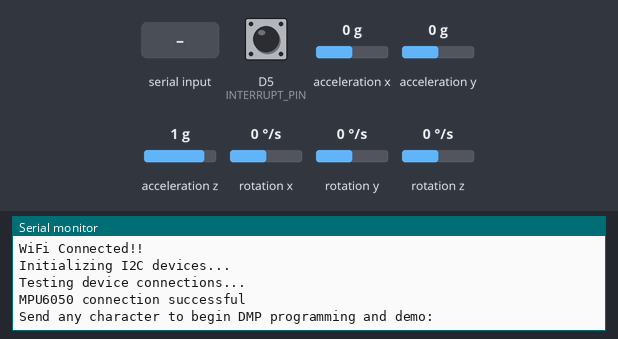
Simulated run of this sketch. Board: ESP8266 (NodeMCU). Parts: the last lines printed to the serial monitor. The test bench sets the inputs (shaded band); at power-on: acceleration z 1 g, acceleration x 0 g, acceleration y 0 g, rotation z 0 °/s, D5 (INTERRUPT_PIN) LOW, rotation x 0 °/s, rotation y 0 °/s. WiFi joins after 1.5 s; servers stay silent unless stated; uploads are accepted with an empty reply; the sensor or clock chip raises its interrupt line as the real part does.

Above: at 2.3 s.
2.4 s: "1" received over Serial
At 2.8 s:
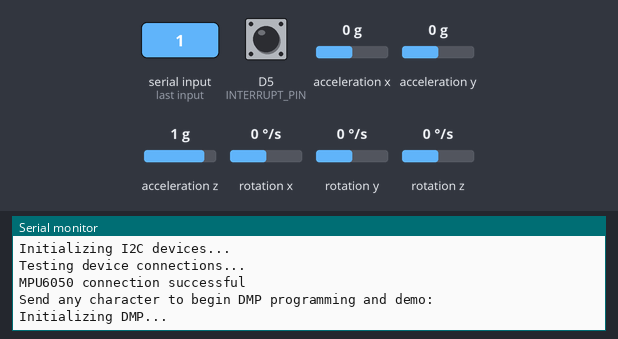
4.4 s: acceleration z set to -1.4 g
At 4.54 s:
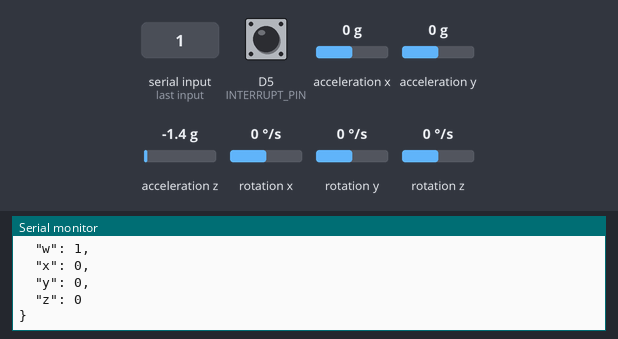
6.4 s: acceleration x set to -1.4 g
At 6.7 s:
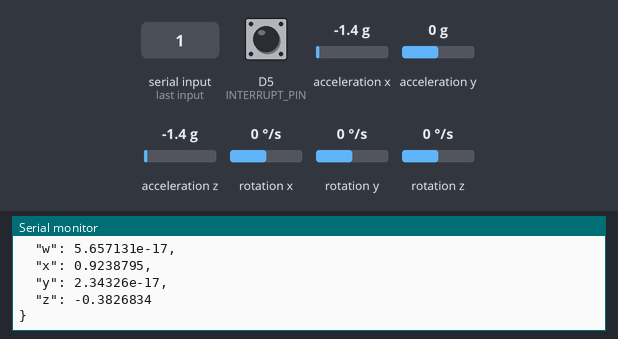
8.3 s: acceleration y set to -1.4 g
At 8.61 s:
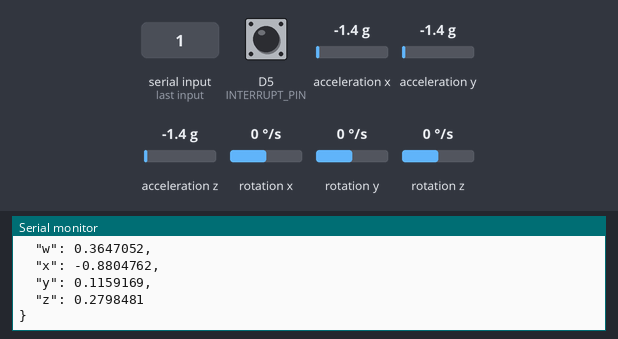
9.8 s: rotation z set to -192 °/s
At 9.97 s:
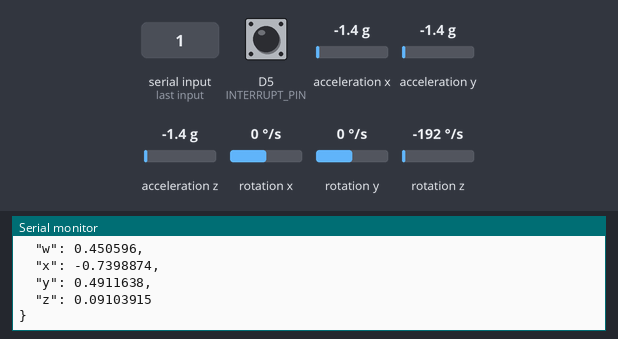
Timing chart, 0 to 12.3 s (numbered marks = the images above; inputs shaded):
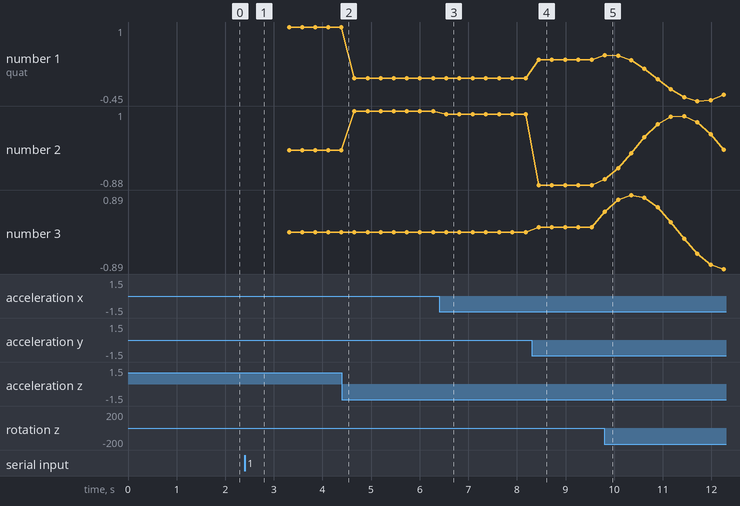

The sketch:

MPU6050_demo3.ino
```cpp
#include <ESP8266HTTPClient.h>
#include <ESP8266WiFi.h>
#include <I2Cdev.h>
// I2Cdev and MPU6050 must be installed as libraries, or else the .cpp/.h files
// for both classes must be in the include path of your project
#include <ArduinoJson.h>  // biblioteca JSON para sistemas embarcados
#include "MPU6050_6Axis_MotionApps20.h"
//#include "MPU6050.h" // not necessary if using MotionApps include file

// Arduino Wire library is required if I2Cdev I2CDEV_ARDUINO_WIRE implementation
// is used in I2Cdev.h
#if I2CDEV_IMPLEMENTATION == I2CDEV_ARDUINO_WIRE
    #include "Wire.h"
#endif

MPU6050 mpu;


// uncomment "OUTPUT_READABLE_QUATERNION" if you want to see the actual
// quaternion components in a [w, x, y, z] format (not best for parsing
// on a remote host such as Processing or something though)
#define OUTPUT_READABLE_QUATERNION

#define INTERRUPT_PIN D5  // use pin 2 on Arduino Uno & most boards
bool blinkState = false;

// MPU control/status vars
bool dmpReady = false;  // set true if DMP init was successful
uint8_t mpuIntStatus;   // holds actual interrupt status byte from MPU
uint8_t devStatus;      // return status after each device operation (0 = success, !0 = error)
uint16_t packetSize;    // expected DMP packet size (default is 42 bytes)
uint16_t fifoCount;     // count of all bytes currently in FIFO
uint8_t fifoBuffer[64]; // FIFO storage buffer

// orientation/motion vars
Quaternion q;           // [w, x, y, z]         quaternion container

const char* rpiHost = "120.105.129.111";   // server
//define WIFI SSID & PASSWORDS
const char* ssid = "TOTOLINK N500RD";
const char* passwords = "";
char JSONmessageBuffer[300];
volatile bool mpuInterrupt = false;     // indicates whether MPU interrupt pin has gone high
void dmpDataReady() {
    mpuInterrupt = true;
}
WiFiClient client;
//HTTPClient http;    //Declare object of class HTTPClient
//http.begin("http://anteph.pythonanywhere.com/postjson");      //Specify request destination
//http.addHeader("Content-Type", "application/json");  //Specify content-type header

StaticJsonBuffer<300> jsonBuffer;
JsonObject& Quaternion = jsonBuffer.createObject();


void setup() {
    // initialize serial communication
    // (115200 chosen because it is required for Teapot Demo output, but it's
    // really up to you depending on your project)
    Serial.begin(115200);
    while (!Serial); // wait for Leonardo enumeration, others continue immediately

    // Connect to wifi
    WiFi.begin("TOTOLINK N500RD","79461382");
    Serial.println("");
    while(WiFi.status() != WL_CONNECTED){
      delay(100);
      Serial.print(".");
      }
      Serial.println("");
      Serial.println("WiFi Connected!!");
    // join I2C bus (I2Cdev library doesn't do this automatically)
    #if I2CDEV_IMPLEMENTATION == I2CDEV_ARDUINO_WIRE
        Wire.begin(D2,D1);
        Wire.setClock(400000); // 400kHz I2C clock. Comment this line if having compilation difficulties
    #elif I2CDEV_IMPLEMENTATION == I2CDEV_BUILTIN_FASTWIRE
        Fastwire::setup(400, true);
    #endif

    // NOTE: 8MHz or slower host processors, like the Teensy @ 3.3v or Ardunio
    // Pro Mini running at 3.3v, cannot handle this baud rate reliably due to
    // the baud timing being too misaligned with processor ticks. You must use
    // 38400 or slower in these cases, or use some kind of external separate
    // crystal solution for the UART timer.

    // initialize device
    Serial.println(F("Initializing I2C devices..."));
    mpu.initialize();
    pinMode(INTERRUPT_PIN, INPUT);

    // verify connection
    Serial.println(F("Testing device connections..."));
    Serial.println(mpu.testConnection() ? F("MPU6050 connection successful") : F("MPU6050 connection failed"));

    // wait for ready
    Serial.println(F("\nSend any character to begin DMP programming and demo: "));
    while (Serial.available() && Serial.read()); // empty buffer
    while (!Serial.available());                 // wait for data
    while (Serial.available() && Serial.read()); // empty buffer again

    // load and configure the DMP
    Serial.println(F("Initializing DMP..."));
    devStatus = mpu.dmpInitialize();

    // supply your own gyro offsets here, scaled for min sensitivity
    mpu.setXGyroOffset(220);
    mpu.setYGyroOffset(76);
    mpu.setZGyroOffset(-85);
    mpu.setZAccelOffset(1788); // 1688 factory default for my test chip

    // make sure it worked (returns 0 if so)
    if (devStatus == 0) {
        // turn on the DMP, now that it's ready
        Serial.println(F("Enabling DMP..."));
        mpu.setDMPEnabled(true);

        // enable Arduino interrupt detection
        Serial.println(F("Enabling interrupt detection (Arduino external interrupt 0)..."));
        attachInterrupt(digitalPinToInterrupt(INTERRUPT_PIN), dmpDataReady, RISING);
        mpuIntStatus = mpu.getIntStatus();

        // set our DMP Ready flag so the main loop() function knows it's okay to use it
        Serial.println(F("DMP ready! Waiting for first interrupt..."));
        dmpReady = true;

        // get expected DMP packet size for later comparison
        packetSize = mpu.dmpGetFIFOPacketSize();
    }
    else {
        // ERROR!
        // 1 = initial memory load failed
        // 2 = DMP configuration updates failed
        // (if it's going to break, usually the code will be 1)
        Serial.print(F("DMP Initialization failed (code "));
        Serial.print(devStatus);
        Serial.println(F(")"));
    }
}

void loop() {
    // if programming failed, don't try to do anything
    if (!dmpReady) return;

    // wait for MPU interrupt or extra packet(s) available
    while (!mpuInterrupt && fifoCount < packetSize) {
        // other program behavior stuff here
        // .
        // .
        // .
        // if you are really paranoid you can frequently test in between other
        // stuff to see if mpuInterrupt is true, and if so, "break;" from the
        // while() loop to immediately process the MPU data
        // .
        // .
        // .
    }

    // reset interrupt flag and get INT_STATUS byte
    mpuInterrupt = false;
    mpuIntStatus = mpu.getIntStatus();

    // get current FIFO count
    fifoCount = mpu.getFIFOCount();

    // check for overflow (this should never happen unless our code is too inefficient)
    if ((mpuIntStatus & 0x10) || fifoCount == 1024) {
        // reset so we can continue cleanly
        Serial.print("FIFO Overflow!!!!\t");
        mpu.resetFIFO();


    // otherwise, check for DMP data ready interrupt (this should happen frequently)
    } else if (mpuIntStatus & 0x02) {
        // wait for correct available data length, should be a VERY short wait
        while (fifoCount < packetSize) fifoCount = mpu.getFIFOCount();

        // read a packet from FIFO
        mpu.getFIFOBytes(fifoBuffer, packetSize);

        // track FIFO count here in case there is > 1 packet available
        // (this lets us immediately read more without waiting for an interrupt)
        fifoCount -= packetSize;

        #ifdef OUTPUT_READABLE_QUATERNION
            // display quaternion values in easy matrix form: w x y z
            mpu.dmpGetQuaternion(&q, fifoBuffer);
            Serial.print("quat\t");
            Serial.print(q.w);
            Serial.print("\t");
            Serial.print(q.x);
            Serial.print("\t");
            Serial.print(q.y);
            Serial.print("\t");
            Serial.println(q.z);
            Quaternion["w"]=q.w;
            Quaternion["x"]=q.x;
            Quaternion["y"]=q.y;
            Quaternion["z"]=q.z;
            Quaternion.prettyPrintTo(JSONmessageBuffer, sizeof(JSONmessageBuffer));
            Serial.println(JSONmessageBuffer);      // JSONmessageBuffer --> {"w":0,"x":0,"y":0,"z":0}

        #endif
        makePOST();

    }
}


void makePOST()
{
  if(!client.connect(rpiHost,80))     //Here connect to the server
  {
    Serial.println("Could not connect to server!\n");
  }
  else
  {
    Serial.println("Connected to server");
    // Make HTTP POST request
    client.println("POST /temp HTTP/1.1");
    client.println("Host: 192.168.1.25");
    client.println("User-Agent: Arduino/1.0");
    client.println("Content-Type: application/json; charset=utf-8;");
    client.print("Content-Length: ");
    client.println(Quaternion.measureLength());
    client.println();
    client.println(Quaternion);
  }
  if(client.connected()){
    client.stop();
  }
}
```

Measured:
- after the input at 2.4 s, the serial monitor: prints a new line at once (image 1)
- after the input at 6.4 s, the serial monitor: prints a new line after 0.14 s (image 3)
- after the input at 8.3 s, the serial monitor: prints a new line after 0.15 s (image 4)
- after the input at 9.8 s, the serial monitor: prints a new line at once (image 5)
- plotted number 1: 0 → 0.36 after the input at 8.3 s, 0.36 → -0.33 after the input at 9.8 s
- plotted number 2: 1 → 0.92 after the input at 6.4 s, 0.92 → -0.88 after the input at 8.3 s, -0.88 → 0.02 after the input at 9.8 s
- plotted number 3: 0 → 0.12 after the input at 8.3 s, 0.12 → -0.89 after the input at 9.8 s
